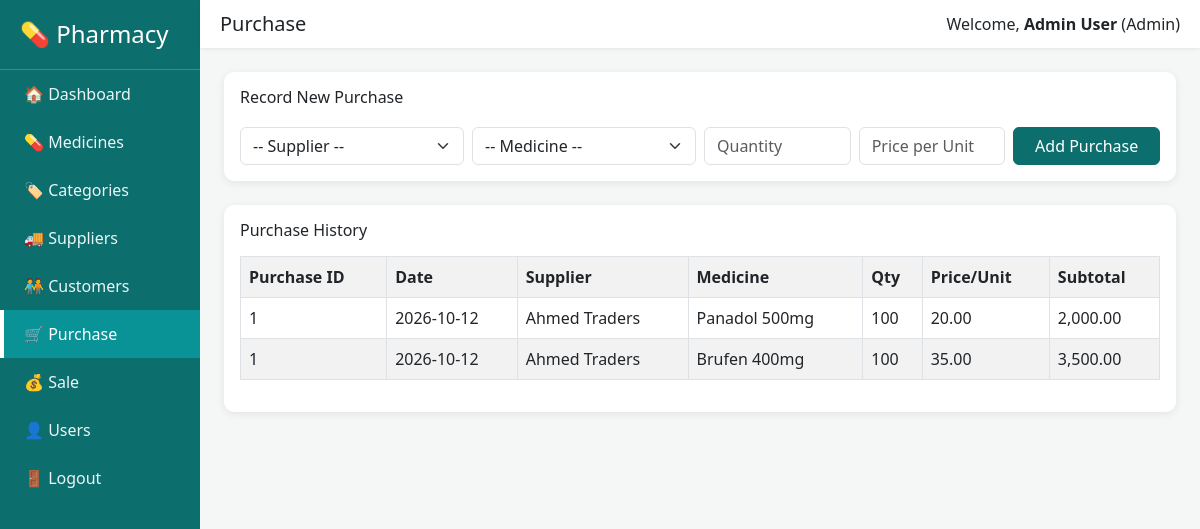
/purchase.php (signed in), run on the app's committed database.
### tables this page shows
CREATE TABLE purchases (
    purchase_id INT AUTO_INCREMENT PRIMARY KEY,
    supplier_id INT NOT NULL,
    user_id INT,
    purchase_date DATE NOT NULL,
    total_amount DECIMAL(12,2) NOT NULL DEFAULT 0,
    created_at TIMESTAMP DEFAULT CURRENT_TIMESTAMP,
    FOREIGN KEY (supplier_id) REFERENCES suppliers(supplier_id),
    FOREIGN KEY (user_id) REFERENCES users(user_id)
);

CREATE TABLE suppliers (
    supplier_id INT AUTO_INCREMENT PRIMARY KEY,
    supplier_name VARCHAR(100) NOT NULL,
    company_name VARCHAR(100),
    contact_no VARCHAR(20),
    email VARCHAR(100),
    address VARCHAR(255),
    created_at TIMESTAMP DEFAULT CURRENT_TIMESTAMP
);

CREATE TABLE medicines (
    medicine_id INT AUTO_INCREMENT PRIMARY KEY,
    medicine_name VARCHAR(150) NOT NULL,
    category_id INT,
    supplier_id INT,
    batch_no VARCHAR(50),
    unit VARCHAR(30) DEFAULT 'Piece',
    purchase_price DECIMAL(10,2) NOT NULL DEFAULT 0,
    sale_price DECIMAL(10,2) NOT NULL DEFAULT 0,
    quantity INT NOT NULL DEFAULT 0,
    expiry_date DATE,
    created_at TIMESTAMP DEFAULT CURRENT_TIMESTAMP,
    FOREIGN KEY (category_id) REFERENCES categories(category_id) ON DELETE SET NULL,
    FOREIGN KEY (supplier_id) REFERENCES suppliers(supplier_id) ON DELETE SET NULL
);

CREATE TABLE purchase_items (
    purchase_item_id INT AUTO_INCREMENT PRIMARY KEY,
    purchase_id INT NOT NULL,
    medicine_id INT NOT NULL,
    quantity INT NOT NULL,
    purchase_price DECIMAL(10,2) NOT NULL,
    subtotal DECIMAL(12,2) NOT NULL,
    FOREIGN KEY (purchase_id) REFERENCES purchases(purchase_id) ON DELETE CASCADE,
    FOREIGN KEY (medicine_id) REFERENCES medicines(medicine_id)
);

### purchase.php (the view, shortened to what this page needs)
<?php
require "config.php";
$purchases = $conn->query("SELECT p.purchase_id, p.purchase_date, s.supplier_name, m.medicine_name,
                            pi.quantity, pi.purchase_price, pi.subtotal
                            FROM purchases p
                            JOIN purchase_items pi ON p.purchase_id = pi.purchase_id
                            JOIN suppliers s ON p.supplier_id = s.supplier_id
                            JOIN medicines m ON pi.medicine_id = m.medicine_id
                            ORDER BY p.purchase_id DESC");
?>
<!DOCTYPE html>
<html lang="en">
<head>
    <link href="https://cdn.jsdelivr.net/npm/bootstrap@5.3.0/dist/css/bootstrap.min.css" rel="stylesheet">
    <link href="style.css" rel="stylesheet">
</head>
<body>
<div class="row g-0">
    <?php include "includes/sidebar.php"; ?>
    <div class="col-md-10">
        <?php include "includes/topbar.php"; ?>
        <div class="p-4">
            <div class="card card-stat p-3 mb-4">
                <h6>Record New Purchase</h6>
                <form method="POST" class="row g-2 mt-1">
                    <div class="col-md-3">
                        <select name="supplier_id" class="form-select" required>
                            <option value="">-- Supplier --</option>
                        </select>
                    </div>
                    <div class="col-md-3">
                        <select name="medicine_id" class="form-select" required>
                            <option value="">-- Medicine --</option>
                        </select>
                    </div>
                    <div class="col-md-2">
                        <input type="number" name="quantity" class="form-control" placeholder="Quantity" required>
                    </div>
                    <div class="col-md-2">
                        <input type="number" step="0.01" name="purchase_price" class="form-control" placeholder="Price per Unit" required>
                    </div>
                    <div class="col-md-2">
                        <button type="submit" name="add_purchase" class="btn btn-success w-100">Add Purchase</button>
                    </div>
                </form>
            </div>
            <div class="card card-stat p-3">
                <h6>Purchase History</h6>
                <table class="table table-striped table-bordered mt-2">
                    <tr>
                        <th>Purchase ID</th><th>Date</th><th>Supplier</th><th>Medicine</th>
                        <th>Qty</th><th>Price/Unit</th><th>Subtotal</th>
                    </tr>
                    <?php while ($row = $purchases->fetch_assoc()): ?>
                    <tr>
                        <td><?php echo $row['purchase_id']; ?></td>
                        <td><?php echo $row['purchase_date']; ?></td>
                        <td><?php echo htmlspecialchars($row['supplier_name']); ?></td>
                        <td><?php echo htmlspecialchars($row['medicine_name']); ?></td>
                        <td><?php echo $row['quantity']; ?></td>
                        <td><?php echo number_format($row['purchase_price'],2); ?></td>
                        <td><?php echo number_format($row['subtotal'],2); ?></td>
                    </tr>
                    <?php endwhile; ?>
                </table>
            </div>
        </div>
    </div>
</div>
</body>
</html>

### style.css (style rules this page uses)
body { background-color: #f4f7f6; font-family: 'Segoe UI', Arial, sans-serif; }
.card-stat { border: none; border-radius: 10px; box-shadow: 0 2px 8px rgba(0,0,0,0.08); }
.btn-success { background-color: #0d6e6e !important; border-color: #0d6e6e !important; }

### data on the page
purchases: purchase_id "1", purchase_date "2026-10-12", supplier.supplier_name "Ahmed Traders", medicines.medicine_name "Panadol 500mg", purchase_items.quantity "100", purchase_items.purchase_price "20.00", purchase_items.subtotal "2,000.00", medicines.medicine_name "Brufen 400mg", purchase_items.purchase_price "35.00", purchase_items.subtotal "3,500.00"

### other printed values
$page_title "Purchase"
$_SESSION['full_name'] "Admin User"
$_SESSION['role'] "Admin"
